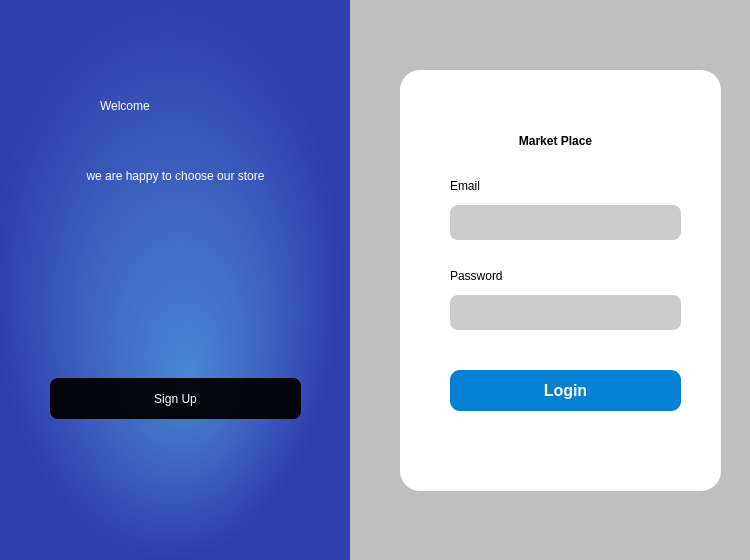
<?xml version="1.0" encoding="UTF-8"?>
<ui version="4.0">
 <class>Dialog</class>
 <widget class="QDialog" name="Dialog">
  <property name="geometry">
   <rect>
    <x>0</x>
    <y>0</y>
    <width>750</width>
    <height>560</height>
   </rect>
  </property>
  <property name="windowTitle">
   <string>Dialog</string>
  </property>
  <widget class="QWidget" name="widget" native="true">
   <property name="geometry">
    <rect>
     <x>0</x>
     <y>0</y>
     <width>750</width>
     <height>560</height>
    </rect>
   </property>
   <property name="baseSize">
    <size>
     <width>0</width>
     <height>0</height>
    </size>
   </property>
   <property name="styleSheet">
    <string notr="true">QWidget#widget{
background-color: rgba(0,0,0,0.2);}
</string>
   </property>
   <widget class="QWidget" name="widget_2" native="true">
    <property name="geometry">
     <rect>
      <x>0</x>
      <y>0</y>
      <width>350</width>
      <height>560</height>
     </rect>
    </property>
    <property name="styleSheet">
     <string notr="true">QWidget#widget_2{
background-color:qradialgradient(spread:pad, cx:0.474576, cy:0.5, radius:0.5, fx:0.54, fy:0.681727, stop:0 rgba(139, 134, 153, 255), stop:0.00568182 rgba(73, 136, 212, 255), stop:1 rgba(49, 61, 171, 255))
}</string>
    </property>
    <widget class="QLabel" name="label">
     <property name="geometry">
      <rect>
       <x>100</x>
       <y>80</y>
       <width>131</width>
       <height>51</height>
      </rect>
     </property>
     <property name="styleSheet">
      <string notr="true">font: 80 25pt &quot;Calibri&quot;;
color: white;</string>
     </property>
     <property name="text">
      <string>Welcome</string>
     </property>
    </widget>
    <widget class="QLabel" name="label_5">
     <property name="geometry">
      <rect>
       <x>20</x>
       <y>160</y>
       <width>311</width>
       <height>31</height>
      </rect>
     </property>
     <property name="styleSheet">
      <string notr="true">color:white;
font: 16pt &quot;Calibri&quot;;</string>
     </property>
     <property name="text">
      <string>we are happy to choose our store</string>
     </property>
     <property name="alignment">
      <set>Qt::AlignCenter</set>
     </property>
    </widget>
    <widget class="QPushButton" name="signup">
     <property name="geometry">
      <rect>
       <x>50</x>
       <y>378</y>
       <width>251</width>
       <height>41</height>
      </rect>
     </property>
     <property name="styleSheet">
      <string notr="true">font: 16pt &quot;Calibri&quot;;
color: white;
border-radius: 8px;
background-color:rgba(0,0,0,0.95);</string>
     </property>
     <property name="text">
      <string>Sign Up</string>
     </property>
    </widget>
   </widget>
   <widget class="QWidget" name="widget_3" native="true">
    <property name="geometry">
     <rect>
      <x>400</x>
      <y>70</y>
      <width>321</width>
      <height>421</height>
     </rect>
    </property>
    <property name="autoFillBackground">
     <bool>false</bool>
    </property>
    <property name="styleSheet">
     <string notr="true">QWidget#widget_3{
background-color: white;
border-radius: 20px;
border-width: 0;
}</string>
    </property>
    <widget class="QLabel" name="label_2">
     <property name="geometry">
      <rect>
       <x>50</x>
       <y>45</y>
       <width>211</width>
       <height>51</height>
      </rect>
     </property>
     <property name="styleSheet">
      <string notr="true">color: black;
font: 75 18pt &quot;Calibri&quot;;
font-weight: 700;</string>
     </property>
     <property name="text">
      <string>Market Place</string>
     </property>
     <property name="alignment">
      <set>Qt::AlignCenter</set>
     </property>
    </widget>
    <widget class="QPushButton" name="login">
     <property name="geometry">
      <rect>
       <x>50</x>
       <y>300</y>
       <width>231</width>
       <height>41</height>
      </rect>
     </property>
     <property name="styleSheet">
      <string notr="true">background-color: #0680d1;
border-radius: 10px;
color: white;
font-size: 16px;
font-weight: 600;</string>
     </property>
     <property name="text">
      <string>Login</string>
     </property>
    </widget>
    <widget class="QLineEdit" name="email">
     <property name="geometry">
      <rect>
       <x>50</x>
       <y>135</y>
       <width>231</width>
       <height>35</height>
      </rect>
     </property>
     <property name="styleSheet">
      <string notr="true">border-radius: 8px;
background-color: rgba(0,0,0,0.2);</string>
     </property>
    </widget>
    <widget class="QLineEdit" name="password">
     <property name="geometry">
      <rect>
       <x>50</x>
       <y>225</y>
       <width>231</width>
       <height>35</height>
      </rect>
     </property>
     <property name="styleSheet">
      <string notr="true">border-radius: 8px;
background-color: rgba(0,0,0,0.2);
</string>
     </property>
    </widget>
    <widget class="QLabel" name="label_3">
     <property name="geometry">
      <rect>
       <x>50</x>
       <y>105</y>
       <width>101</width>
       <height>21</height>
      </rect>
     </property>
     <property name="styleSheet">
      <string notr="true">font: 75 16pt &quot;Calibri&quot;;
color: black;
font-weight: 400;</string>
     </property>
     <property name="text">
      <string>Email</string>
     </property>
    </widget>
    <widget class="QLabel" name="label_4">
     <property name="geometry">
      <rect>
       <x>50</x>
       <y>195</y>
       <width>91</width>
       <height>21</height>
      </rect>
     </property>
     <property name="styleSheet">
      <string notr="true">font: 75 16pt &quot;Calibri&quot;;
color: black;
font-weight: 400;</string>
     </property>
     <property name="text">
      <string>Password</string>
     </property>
    </widget>
    <widget class="QLabel" name="error">
     <property name="geometry">
      <rect>
       <x>50</x>
       <y>380</y>
       <width>221</width>
       <height>20</height>
      </rect>
     </property>
     <property name="styleSheet">
      <string notr="true">color: red;</string>
     </property>
     <property name="text">
      <string/>
     </property>
    </widget>
   </widget>
  </widget>
 </widget>
 <resources/>
 <connections/>
</ui>
